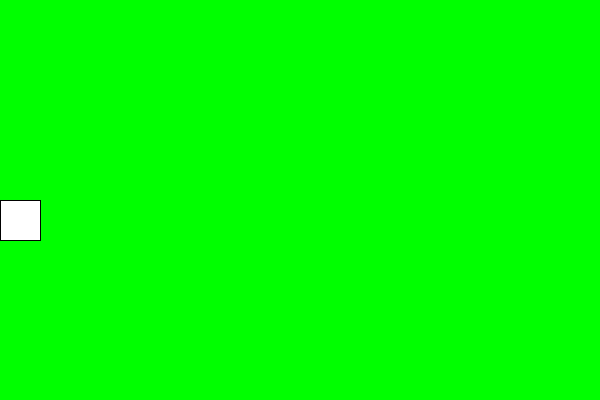
Frame 1 (no input)
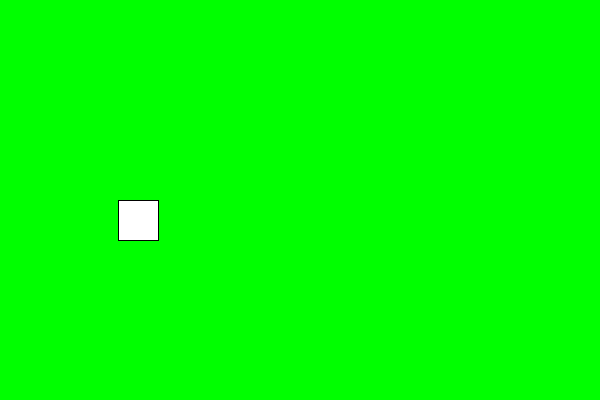
Frame 60 (the mouse pressed at the canvas centre just before this capture)
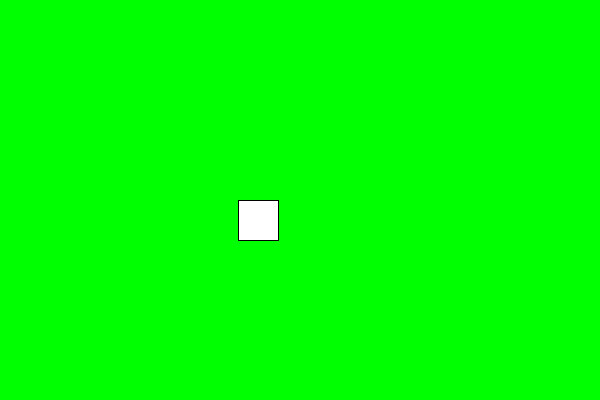
Frame 120 (the mouse held since frame 60 and released just before this capture)

The Processing sketch that drew these frames (run headless with seeded random() and noise(); from frame 60 on, the mouse is pressed at the canvas centre):

// Processing sketch: processing_187354
// ── processing_187354.pde

int x = 0;
int xdirection = 2;

void setup() {
size(600,400);
}
void draw() {
background(0,255,0);
rect(x,200,40,40);
x = x + xdirection;
if (x<0) {
xdirection = 2;
}
if (x>500) {
xdirection = -2;
}
}
